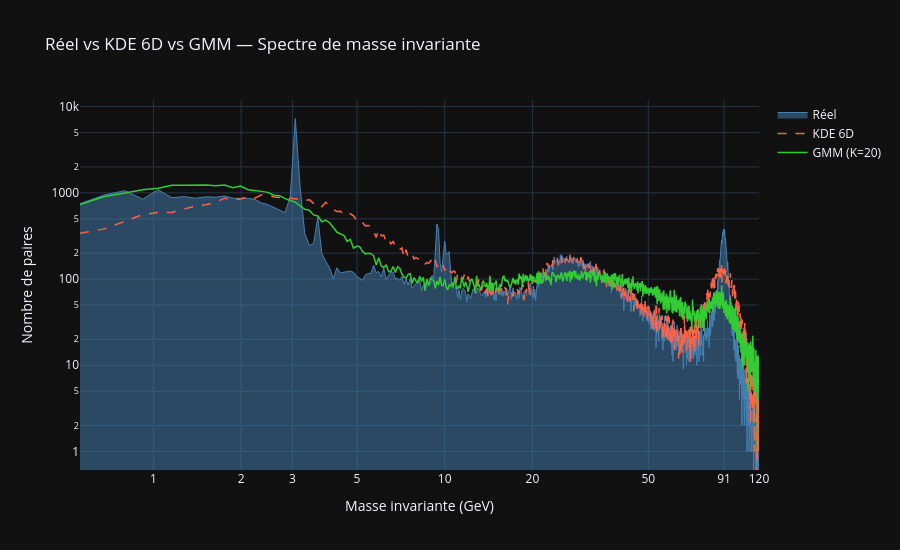

The cell this chart's notebook holds for it:
### Code cell
hist_gmm, _ = np.histogram(mass_gmm, bins=bins)

fig = go.Figure()

fig.add_trace(go.Scatter(
    x=bin_centers, y=hist_real,
    mode="lines", fill="tozeroy",
    name="Réel",
    line=dict(color="steelblue", width=1),
    opacity=0.6,
))

fig.add_trace(go.Scatter(
    x=bin_centers, y=hist_syn_6d,
    mode="lines",
    name="KDE 6D",
    line=dict(color="tomato", width=1.5, dash="dash"),
))

fig.add_trace(go.Scatter(
    x=bin_centers, y=hist_gmm,
    mode="lines",
    name="GMM (K=20)",
    line=dict(color="limegreen", width=1.5),
))

fig.update_layout(
    title="Réel vs KDE 6D vs GMM — Spectre de masse invariante",
    xaxis=dict(
        title="Masse invariante (GeV)",
        type="log",
        tickvals=[0.5, 1, 2, 3, 5, 10, 20, 50, 91, 120],
        ticktext=["0.5", "1", "2", "3", "5", "10", "20", "50", "91", "120"],
    ),
    yaxis=dict(title="Nombre de paires", type="log"),
    template="plotly_dark",
    height=550,
)

fig.show()

### Figure 1 — Plotly figure (JSON) as saved in the notebook; plotly's stock layout.template omitted (floating-point values rounded to 4 significant figures; data arrays with more than 128 entries replaced by an {"elided": "..."} marker saying what was removed)
{"data": [{"fill": "tozeroy", "line": {"color": "steelblue", "width": 1}, "mode": "lines", "name": "Réel", "opacity": 0.6, "type": "scatter", "x": {"elided": "1000 float values"}, "y": {"elided": "1000 int values"}}, {"line": {"color": "tomato", "dash": "dash", "width": 1.5}, "mode": "lines", "name": "KDE 6D", "type": "scatter", "x": {"elided": "1000 float values"}, "y": {"elided": "1000 int values"}}, {"line": {"color": "limegreen", "width": 1.5}, "mode": "lines", "name": "GMM (K=20)", "type": "scatter", "x": {"elided": "1000 float values"}, "y": {"elided": "1000 int values"}}], "layout": {"height": 550, "title": {"text": "Réel vs KDE 6D vs GMM — Spectre de masse invariante"}, "xaxis": {"ticktext": ["0.5", "1", "2", "3", "5", "10", "20", "50", "91", "120"], "tickvals": [0.5, 1, 2, 3, 5, 10, 20, 50, 91, 120], "title": {"text": "Masse invariante (GeV)"}, "type": "log"}, "yaxis": {"title": {"text": "Nombre de paires"}, "type": "log"}}}
